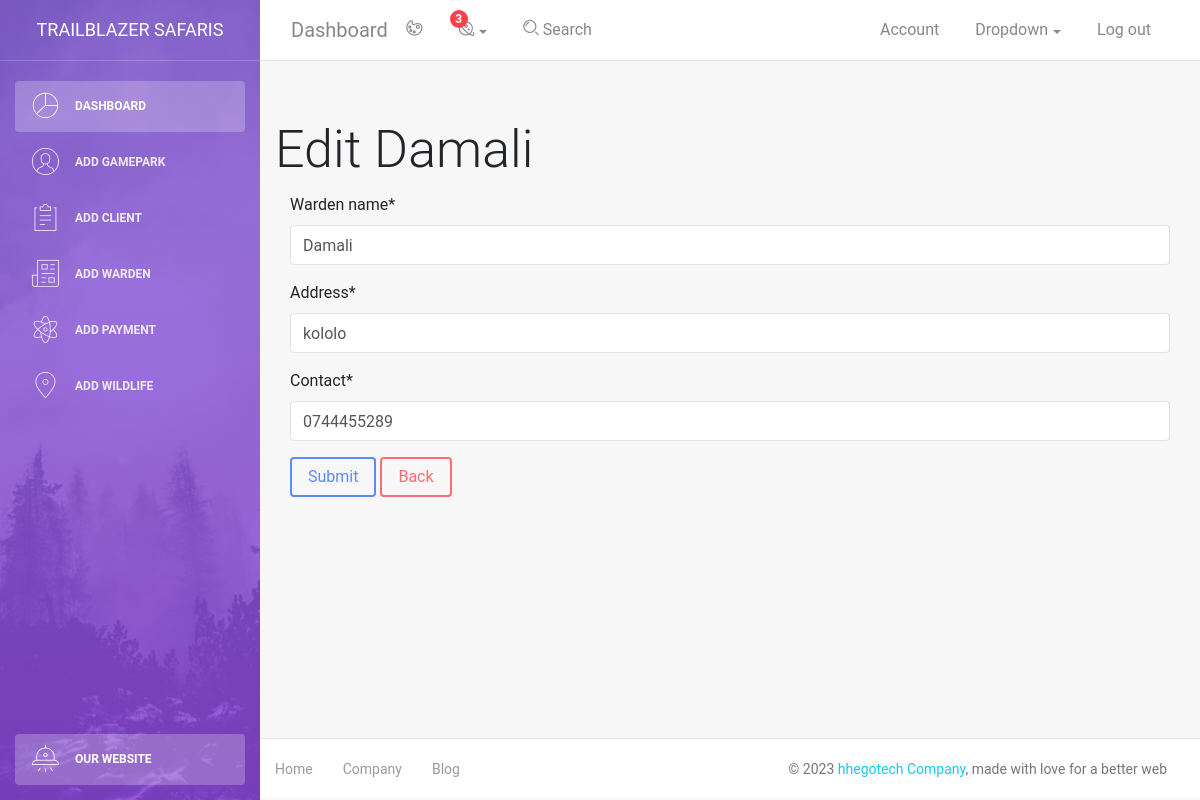
The app's page /edit_warden/1/ with its own data.
### blog/models.py (models this page shows, shortened)
class Warden(models.Model):
    warden_name = models.CharField(max_length=40)
    address = models.CharField(max_length=40)
    contact = models.CharField(max_length=10)

### blog/views.py (the view)
# urls.py: path('edit_warden/<int:warden_id>/',edit_warden_view, name="edit_warden_page"),
def edit_warden_view(request,warden_id):
    message =""
    warden = Warden.objects.get(id=warden_id)
    if request.method == "POST":
        warden_form = WardenForm(request.POST, instance=warden)
        if warden_form.is_valid():
            warden_form.save()
            message = "succesfuly changed warden"
        else:
            message = "declined"
    else:
        warden_form = WardenForm(instance=warden)
    messages.success(request,message)
    context = {
        'form': warden_form,
        'message': message,
        'warden':warden,
    }
    return render(request, 'edit_warden.html', context)

### blog/forms.py
class WardenForm(ModelForm):
    class Meta:
        model = Warden
        fields = '__all__'

### blog/templates/edit_warden.html (shortened to what this page needs)
{% extends './ase.html' %}
{% load crispy_forms_tags %}
{% block content %}
<h1> Edit {{warden.warden_name}}</h1>
<div class="container">
    <form method="POST">
        {{form|crispy}}
        <input type="submit" class="btn btn-primary">
        <a href="{% url 'add_warden_page' %}" > <button type="button" class="btn btn-danger"> Back</button></a>
    </form>
</div>
{% endblock content %}

### records on screen
Warden: warden_name "Damali", address "kololo", contact "0744455289"
